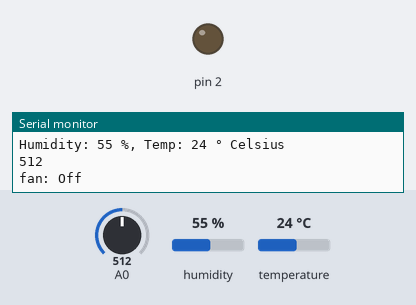
A sketch run on a simulated Arduino Uno, built with avr-gcc and run on an emulated ATmega328P. On the bench: output pins drawn as LEDs (lit = HIGH), the last lines printed to the serial monitor. The inputs (shaded band) are chosen by the test bench; at power-on: humidity 55 %, A0 = 512, temperature 24 °C.

Above: at 1.8 s.
1.9 s: humidity set to 63 %
3.4 s: humidity set to 66 %
At 4.9 s:
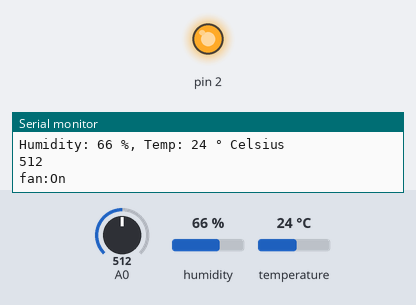
5.5 s: humidity set to 22 %
At 7.2 s:
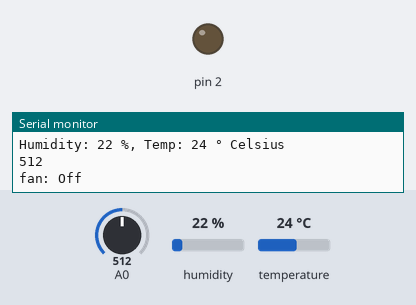
7.5 s: humidity set to 68 %
At 8.6 s:
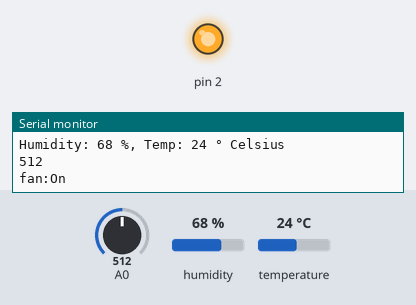
Timing chart, 0 to 10.5 s (numbered marks = the images above; inputs shaded):
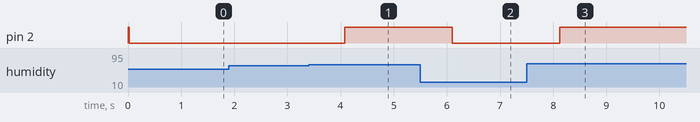

The sketch:

dht11__humidity_and_temperature_code.ino
```cpp
//Libraries
#include <DHT.h>
//I2C LCD:
//#include <LiquidCrystal_I2C.h>
#include <Wire.h>

//LiquidCrystal_I2C lcd(0x27,16,2); // set the LCD address to 0x27 for a 16 chars and 2 line display

//Constants
#define DHTPIN 7     // what pin we're connected to
#define DHTTYPE DHT11   // DHT 11
DHT dht(DHTPIN, DHTTYPE); //// Initialize DHT sensor for normal 16mhz Arduino

//Variables
//int chk;
int h;  //Stores humidity value
int t; //Stores temperature value

void setup()
{
    Serial.begin(9600);
   // Serial.println("Temperature and Humidity Sensor Test");
    dht.begin();
   // lcd.init(); //initialize the lcd
   // lcd.backlight(); //open the backlight
     pinMode(2, OUTPUT);
  digitalWrite(2, HIGH);
}

void loop()
{
    //Read data and store it to variables h (humidity) and t (temperature)
    // Reading temperature or humidity takes about 250 milliseconds!
    h = dht.readHumidity();
    t = dht.readTemperature();

    //Print temp and humidity values to serial monitor
    Serial.print("Humidity: ");
   Serial.print(h);
   Serial.print(" %, Temp: ");
    Serial.print(t);
   Serial.println(" ° Celsius");

// set the cursor to (0,0):
// print from 0 to 9:

  //  lcd.setCursor(0, 8);
  //  lcd.println("Now Temperature ");

   // lcd.setCursor(9, 1);
   // lcd.print("T:");
   // lcd.print(t);
//lcd.print("C");

  //  lcd.setCursor(8, 0);
   // lcd.println("2020 ");

   // lcd.setCursor(9, 0);
   // lcd.print("H:");
   // lcd.print(h);
   // lcd.print("%");


     int value = analogRead(A0);
  Serial.println(value);
  if (h < 65) {
    digitalWrite(2, LOW);
   // lcd.setCursor(0, 0);
    Serial.print("fan: Off ");
   //  lcd.setCursor(0, 6);
   // lcd.print(value);
   delay(1000);
  } else {
    digitalWrite(2, HIGH);
   // lcd.setCursor(0, 0);
    Serial.print("fan:On");
    // lcd.setCursor(0, 6);
    //lcd.print(value);
  delay(1000); //Delay 1 sec.
  }
  Serial.print("\n");
}
```

Measured:
- the behaviour switches between 64 and 65 % on humidity (found by bisection; images 0 and 1)
- after the input at 3.4 s, pin 2: LOW → HIGH after 0.67 s
- after the input at 5.5 s, pin 2: HIGH → LOW after 0.60 s
- after the input at 7.5 s, pin 2: LOW → HIGH after 0.62 s
